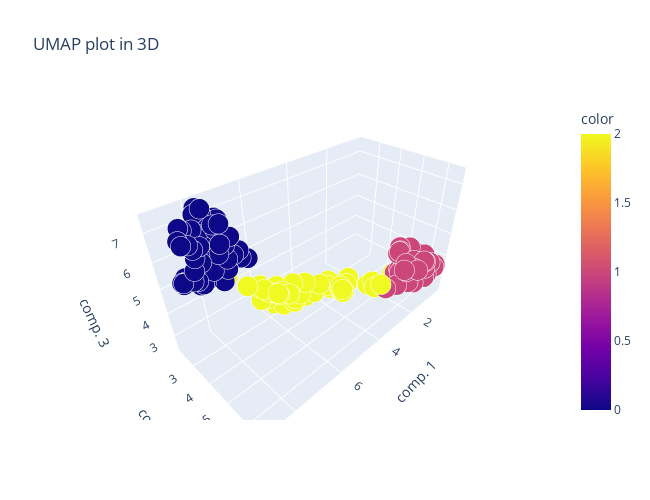

Notebook source saved alongside this figure:
### Code cell
um = umap.UMAP(n_components=3)
components_umap = um.fit_transform(X)

# Gráfica 3D
fig = px.scatter_3d(
    components_umap, x=0, y=1, z=2, color=clusters, size=0.1*np.ones(len(X)), opacity = 1,
    title='UMAP plot in 3D',
    labels={'0': 'comp. 1', '1': 'comp. 2', '2': 'comp. 3'},
    width=650, height=500
)
fig.show()

### Figure 1 — Plotly figure (JSON) as saved in the notebook; plotly's stock layout.template omitted (floating-point values rounded to 4 significant figures; data arrays with more than 128 entries replaced by an {"elided": "..."} marker saying what was removed)
{"data": [{"hovertemplate": "comp. 1=%{x}<br>comp. 2=%{y}<br>comp. 3=%{z}<br>size=%{marker.size}<br>color=%{marker.color}<extra></extra>", "legendgroup": "", "marker": {"color": {"elided": "161 int values"}, "coloraxis": "coloraxis", "opacity": 1, "size": {"elided": "161 float values"}, "sizemode": "area", "sizeref": 0.00025, "symbol": "circle"}, "mode": "markers", "name": "", "scene": "scene", "showlegend": false, "type": "scatter3d", "x": {"elided": "161 float values"}, "y": {"elided": "161 float values"}, "z": {"elided": "161 float values"}}], "layout": {"coloraxis": {"colorbar": {"title": {"text": "color"}}, "colorscale": [[0, "#0d0887"], [0.1111, "#46039f"], [0.2222, "#7201a8"], [0.3333, "#9c179e"], [0.4444, "#bd3786"], [0.5556, "#d8576b"], [0.6667, "#ed7953"], [0.7778, "#fb9f3a"], [0.8889, "#fdca26"], [1, "#f0f921"]]}, "height": 500, "legend": {"itemsizing": "constant", "tracegroupgap": 0}, "scene": {"domain": {"x": [0, 1], "y": [0, 1]}, "xaxis": {"title": {"text": "comp. 1"}}, "yaxis": {"title": {"text": "comp. 2"}}, "zaxis": {"title": {"text": "comp. 3"}}}, "title": {"text": "UMAP plot in 3D"}, "width": 650}}
